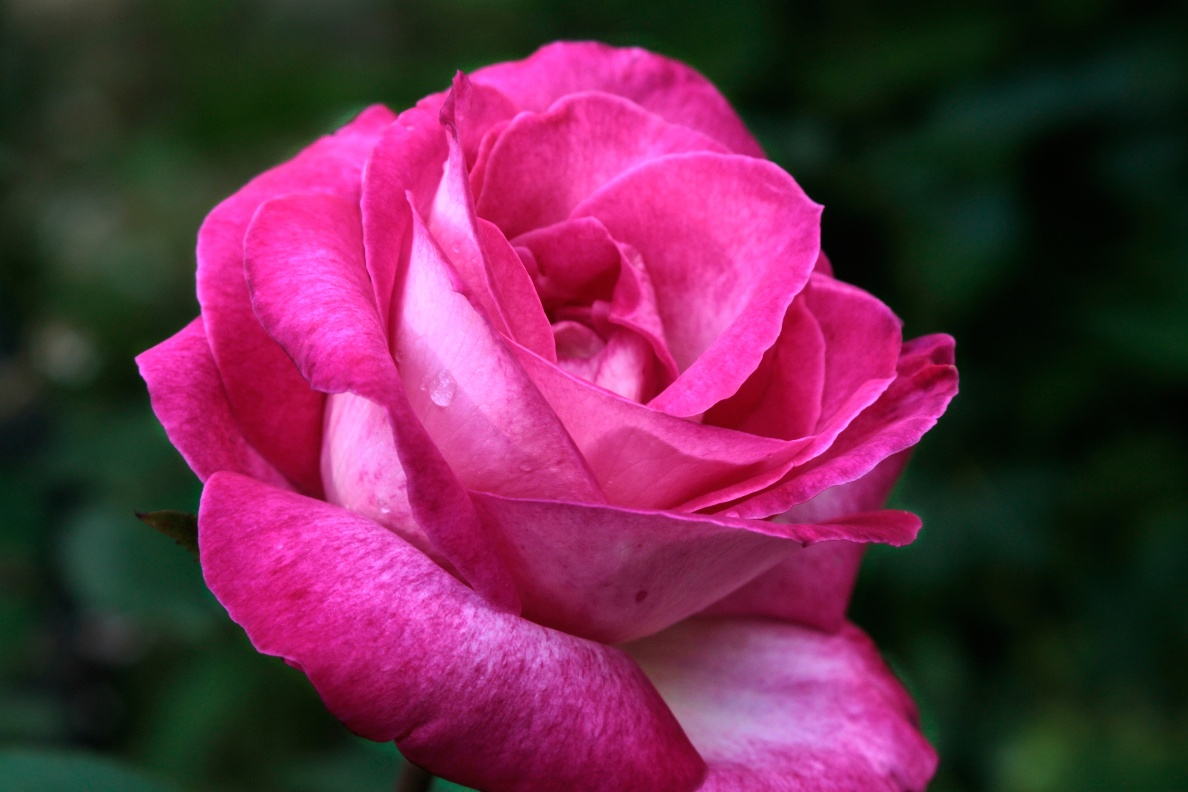
#> input picture IMG/rose.png, 1188 x 792 px, found by its file name
$ python 'HW_4(3).py'
#> lines starting #> are read from the running program, lines starting #| are printed output that depends on the picture
import numpy as np
import cv2 as cv

img = cv.imread('IMG/rose.png')
#> img is the input picture: shape (792, 1188, 3); mean B, G, R 74.2, 43.7, 103.8

rows, cols = img.shape[:2]
#> rows = 792; cols = 1188

center = (cols // 2, rows // 2)  # 중심 좌표
#> center = (594, 396)
angle = 45  # 회전 각도
scale = 1.5  # 1.5배 확대

rot_matrix = cv.getRotationMatrix2D(center, angle, scale) # 회전 변환 행렬 생성

rot_img = cv.warpAffine(img, rot_matrix, (cols, rows), flags=cv.INTER_LINEAR) # 회전 및 확대
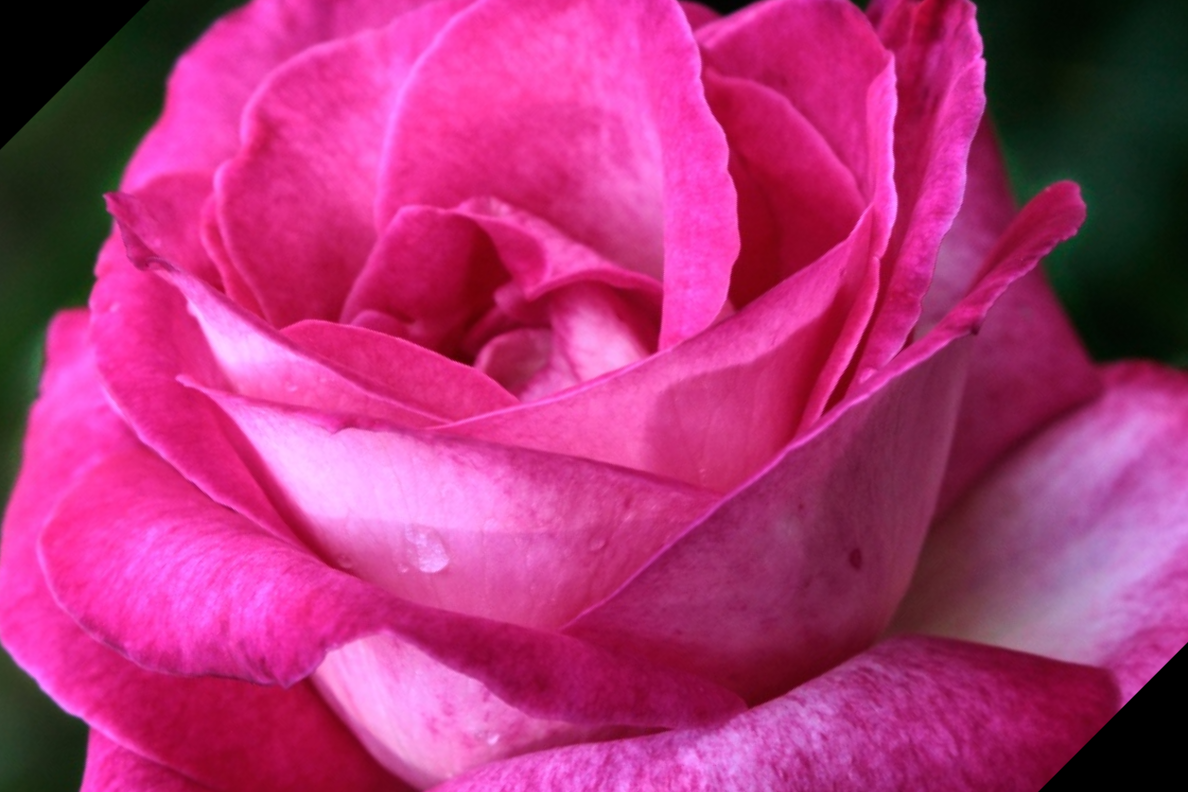
#> rot_img: shape (792, 1188, 3); mean B, G, R 119.1, 51.6, 174.7

img_small = cv.resize(img, dsize = (0, 0), fx = 0.5, fy = 0.5)
rotImg_small = cv.resize(rot_img, dsize = (0, 0), fx = 0.5, fy = 0.5)

imgs = np.hstack((img_small, rotImg_small))
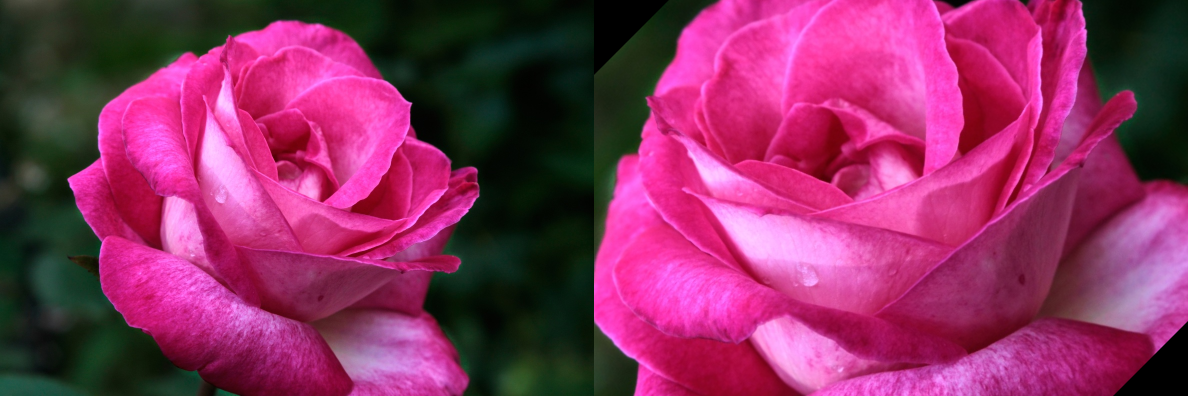
#> imgs: shape (396, 1188, 3); mean B, G, R 96.8, 47.8, 139.4

cv.imshow('Result', imgs)
cv.waitKey()
cv.destroyAllWindows()

$ run again, with IMG/tree.png copied over IMG/rose.png
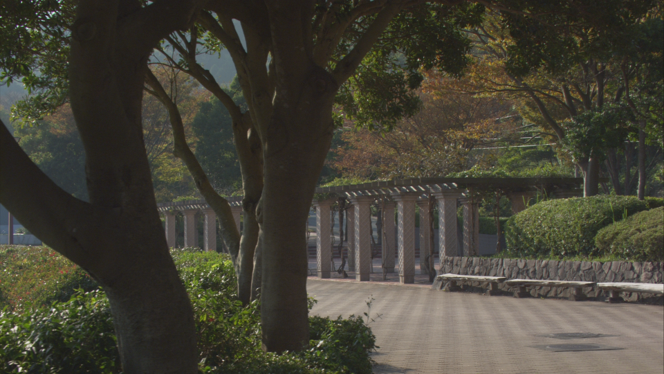
#> input picture IMG/tree.png, 664 x 374 px, found by its file name
#> img is the input picture: shape (374, 664, 3); mean B, G, R 55.1, 66.8, 69.5
#> `rot_img = cv.warpAffine(img, rot_matrix, (cols, rows), flags=cv.INTER_..`:
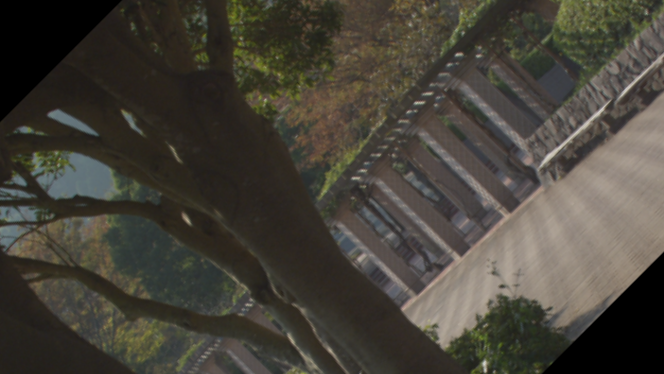
#> rot_img: shape (374, 664, 3); mean B, G, R 57.6, 66.5, 70.4
#> `imgs = np.hstack((img_small, rotImg_small))`:
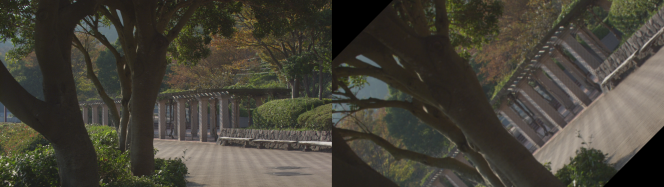
#> imgs: shape (187, 664, 3); mean B, G, R 56.5, 66.8, 70

$ run again, with IMG/coffee cup.JPG saved as IMG/rose.png
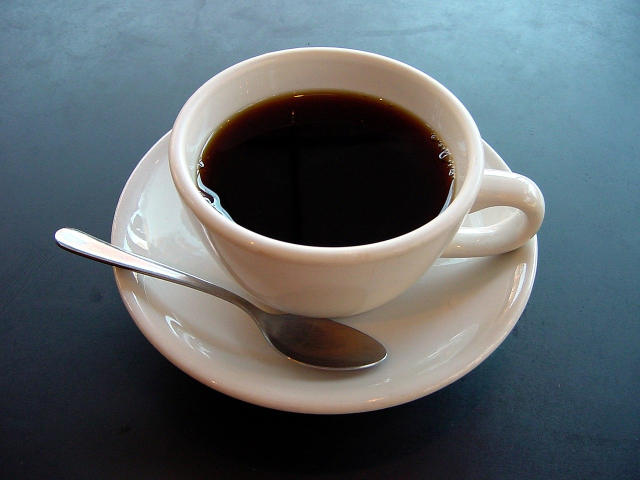
#> input picture IMG/coffee cup.JPG, 1280 x 960 px, found by its file name (shown at 1/2 size)
#> img is the input picture: shape (960, 1280, 3); mean B, G, R 105.3, 100.9, 92.1
#> `rotImg_small = cv.resize(rot_img, dsize = (0, 0), fx = 0.5, fy = 0.5)`:
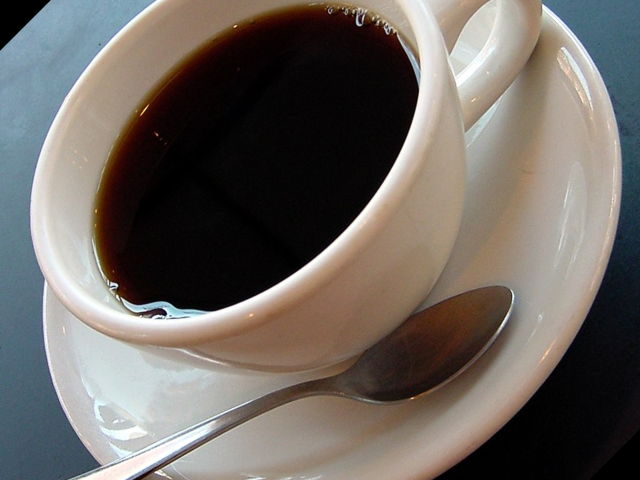
#> rotImg_small: shape (480, 640, 3); mean B, G, R 97.8, 103, 109
#> `imgs = np.hstack((img_small, rotImg_small))`:
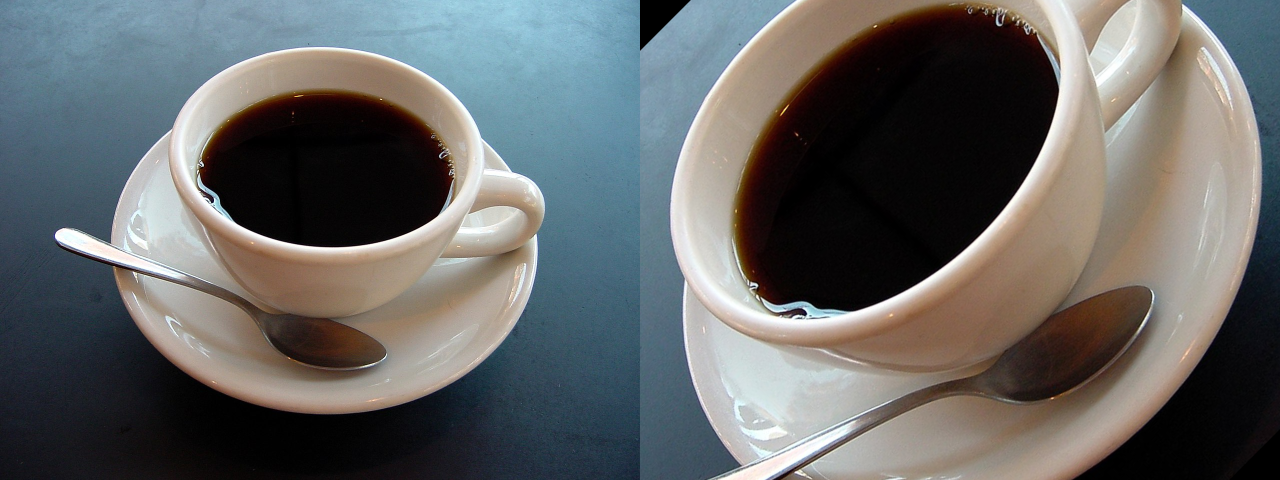
#> imgs: shape (480, 1280, 3); mean B, G, R 101.7, 102, 100.6
